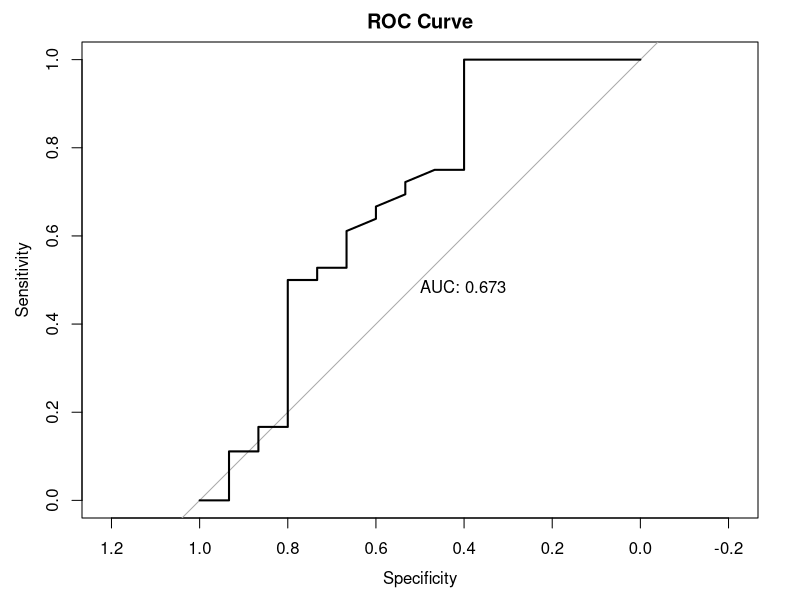
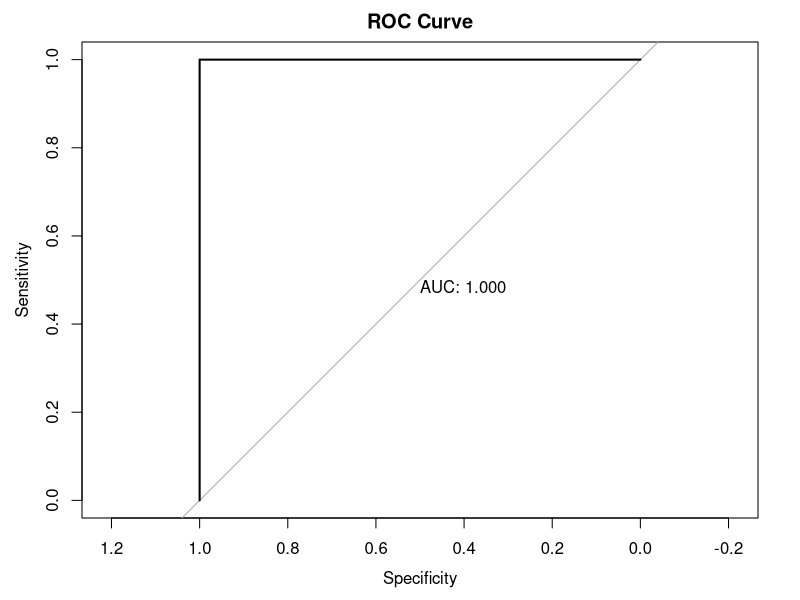
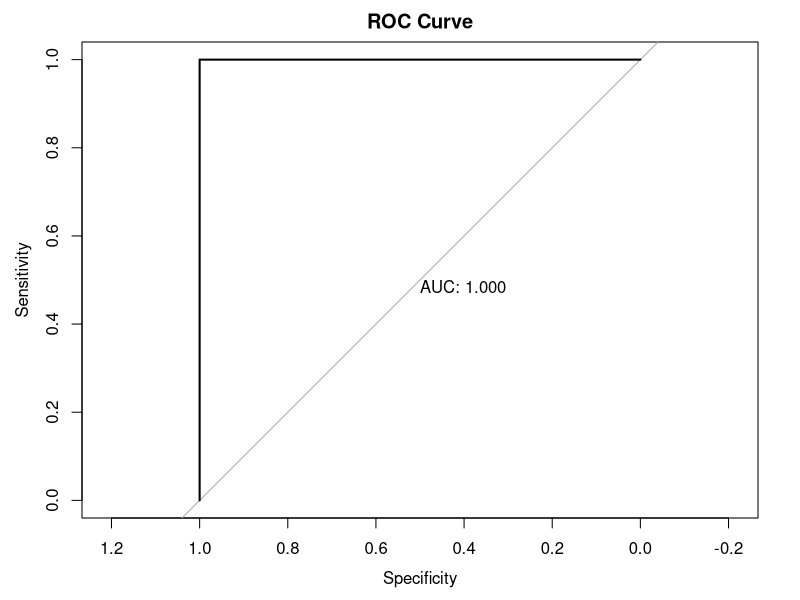
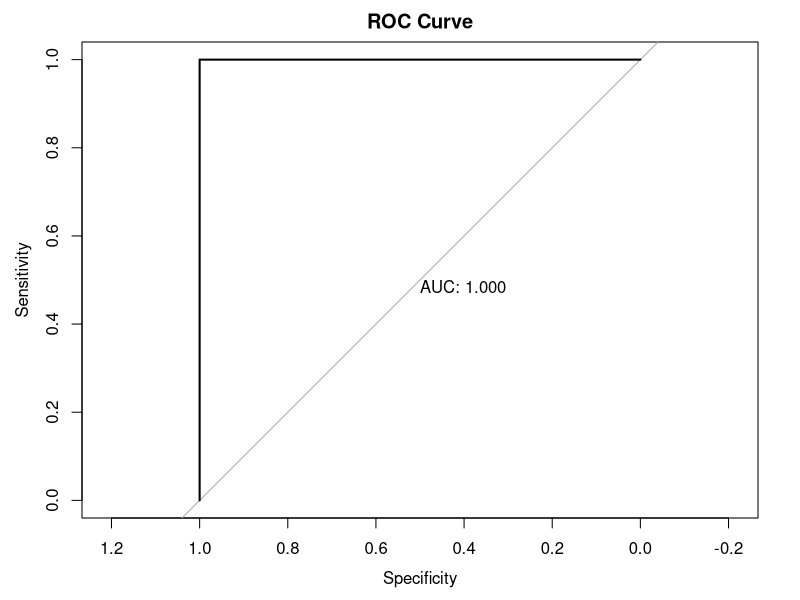
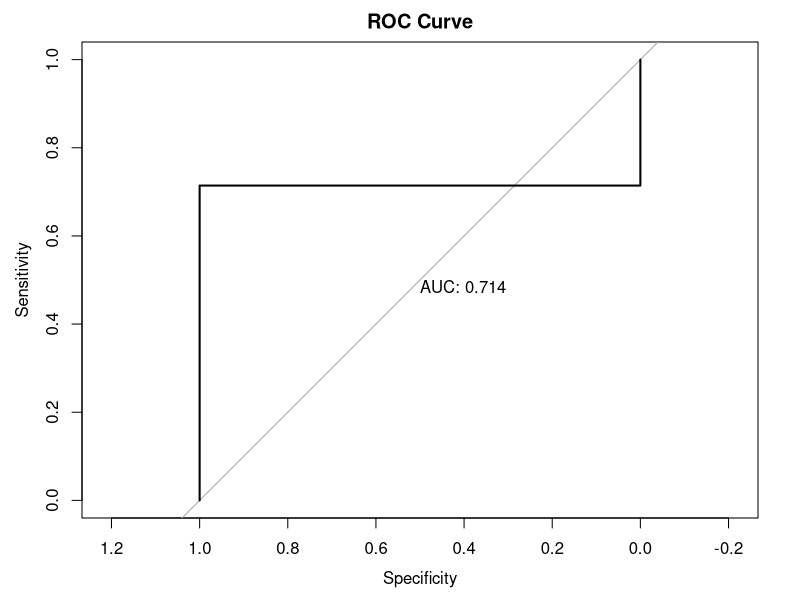
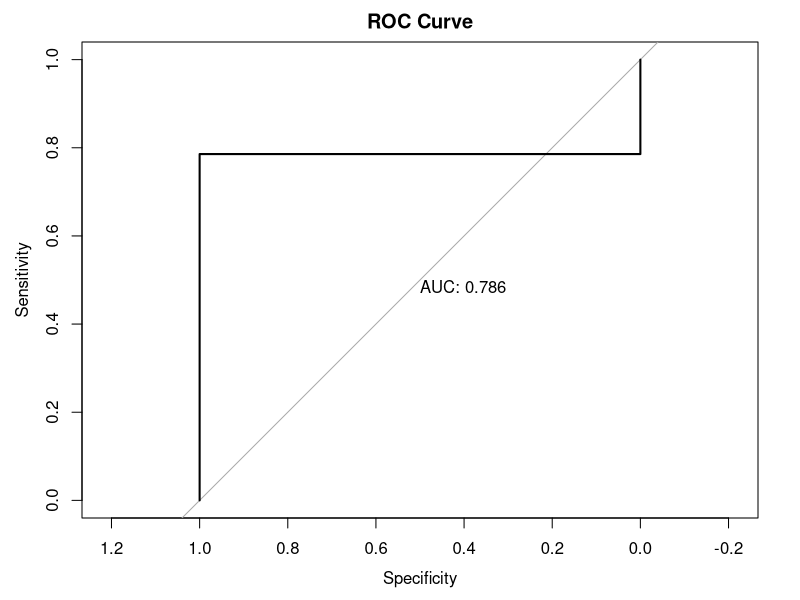
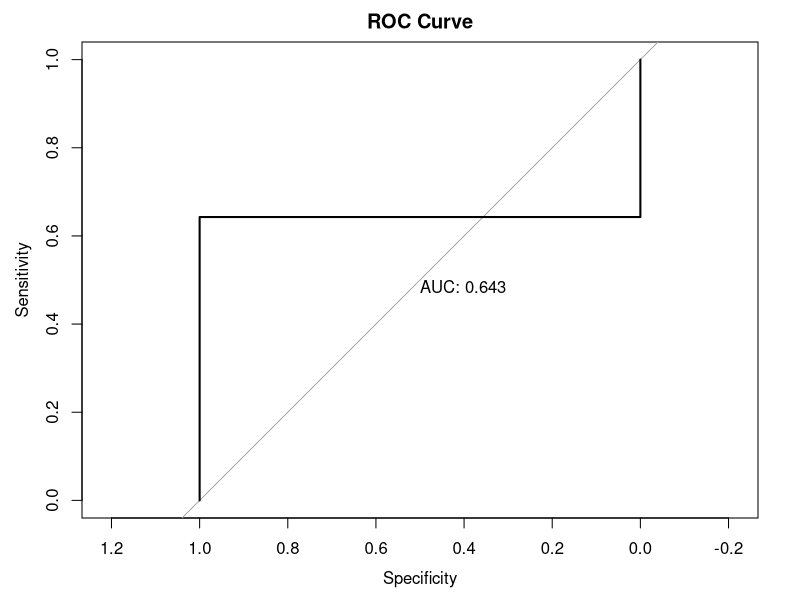

Reproduce these figures in R, in order.
## ---- chunk 1
suppressPackageStartupMessages({
    library(tidyverse)
    library(caret)
    library(pROC)
})
## ---- chunk 2
## Sample scores for the train set (80% of the randomly selected COAD samples)
## Only the top 15 validated RAVs
sampleScore_sub <- read.csv("data/sampleScore_train.csv", row.names = 1) # 261 samples x 15 RAVs

## Training set's metadata: character variables
charTb <- read.csv("data/meta_train_char.csv", row.names = 1) # 261 samples x 182 metadata attributes (char)

## All the metadata for training data with >10% completeness (for color)
meta_train <- read.csv("data/meta_train_all.csv", row.names = 1) # 261 samples x 869 metadata attributes (>10% complete)

## Convert character variables into the `factor` data type
factorTb <- meta_train
factorTb[sapply(factorTb, is.character)] <- lapply(factorTb[sapply(factorTb, is.character)], factor)
## ---- chunk 3
#' Function to preprocess data
#' 
#' @param data A matrix with taxa (row) and samples (column), stored in the 
#' assay slot of the TreeSummarizedExperiment object.
#' @param min Integer(1). The minimum number of samples detecting the feature.
#' Default is 0.
#' 
preprocess_data <- function(data, min = 0) {
  keep_features <- rowSums(data > 0) >= min
  data <- data[keep_features, ]
  return(data)
}

#' Evaluate Random Forest classification model using ROC curve
#' 
#' @import caret
#' @import pROC
#' 
#' @param data A matrix with taxa (row) and samples (column), stored in the 
#' assay slot of the TreeSummarizedExperiment object.
#' @param labels A vector of outcomes. The number of samples and the length of 
#' labels should be same.
#' @param min Integer(1). The minimum number of samples detecting the feature.
#' Default is 0.
#' @param p The percentage of data that goes to training. Between 0 and 1. Default is 0.8.
#' @param aucOnly If `TRUE`, this function returns only the AUC. 
#' 
#' @examples
#' se <- curated_cmd |>
#'     filter(study_name == "HanniganGD_2017") |>
#'     filter(disease %in% c("Healthy", "Colorectal Carcinoma")) |>
#'     select(where(~ !all(is.na(.x)))) |> 
#'     returnSamples("relative_abundance", rownames = "short")
#' 
#' data <- assay(se)
#' labels <- colData(se)$disease %>% factor
#' evaluateRFmodel(data, labels)
#' 
evaluateRFmodel <- function(data, labels, p = 0.8, min = 0, aucOnly = FALSE) {
    
    ## Sanity check
    if (ncol(data) != length(labels)) {
        msg <- "The number of samples and the length of labels are different."
        stop(msg)
    }
    
    ## Preprocess data
    data <- preprocess_data(data, min = min)
  
    ## Split data into training and test sets
    train_index <- createDataPartition(labels, p = p, list = FALSE)
    train_data <- data[,train_index] |> t()
    train_labels <- labels[train_index]
    test_data <- data[,-train_index] |> t()
    test_labels <- labels[-train_index]
  
    ## Binary or Multinomial Logit
    lvs <- levels(train_labels)
    nlvs <- nlevels(train_labels)
    if (nlvs == 2) {
        train_metric <- "Accuracy"
    } else if (nlvs > 2) {
        train_metric <- "MultinomialLogitMetric"
    }
    
    ## Train random forest model with nested cross-validation
    rf_model <- train(
        train_data, train_labels,
        method = "rf", # random forest
        metric = train_metric,
        trControl = trainControl(
            method = "repeatedcv", # repeating cross-validation
            number = 5, # number of re-sampling iterations
            repeats = 5,
            search = "random"),
        tuneLength = 20
    )
  
    ## Evaluate model performance on test set
    predictions <- predict(rf_model, newdata = test_data, type = "prob")
    
    ## Generate ROC curve
    if (nlvs == 2) {
        roc_obj <- roc(response = factor(test_labels, levels = lvs),
                       predictor = predictions[, 2],
                       levels = rev(lvs))
        if (isTRUE(aucOnly)) {
            return(roc_obj$auc)
        } else {
            plot(roc_obj, print.auc = TRUE, main = "ROC Curve") # plot ROC curve
        }
    } else {
        roc_obj <- multiclass.roc(response = factor(test_labels, levels = lvs),
                                  predictor = predictions)
        if (isFALSE(aucOnly)) {
            msg <- "A multiclass AUC is a mean of several auc and cannot be plotted."
            message(msg)
        }
        return(roc_obj$auc)
    }
}
## ---- chunk 4
validated_RAVs <- c("RAV188", "RAV832", "RAV579", "RAV1166", "RAV220")
# target_attr <- "patient.lymphatic_invasion"
# target_RAVs <- c("RAV220", "RAV833", "RAV1575", validated_RAVs) %>% unique
target_attr <- "patient.bcr_canonical_check.bcr_patient_canonical_status"
target_RAVs <- c("RAV1302", "RAV517", validated_RAVs) %>% unique
# target_attr <- "pathologic_stage"
# target_RAVs <- c("RAV832", "RAV61", "RAV834")

labels <- factorTb[[target_attr]]
nonNALabels <- which(!is.na(labels))
data <- sampleScore_sub[,target_RAVs]

train_data <- data[nonNALabels,]
train_labels <- labels[nonNALabels]

set.seed(1234)
evaluateRFmodel(data = t(train_data), labels = train_labels)
## ---- chunk 5
# validated_RAVs <- c("RAV188", "RAV832", "RAV579", "RAV1166", "RAV220")
validated_RAVs <- c("RAV61", "RAV188", "RAV192", "RAV220", "RAV324", "RAV517", "RAV579", "RAV832", "RAV833", "RAV834", "RAV868", "RAV1008", "RAV1166", "RAV1302", "RAV1575")
# target_attr <- "patient.lymphatic_invasion"
# target_RAVs <- c("RAV220", "RAV833", "RAV1575", validated_RAVs) %>% unique
#target_attr <- "patient.bcr_canonical_check.bcr_patient_canonical_status"
target_attr <- "patient.microsatellite_instability"
target_RAVs <- c(validated_RAVs) %>% unique
# target_attr <- "pathologic_stage"
# target_RAVs <- c("RAV832", "RAV61", "RAV834")
  

validated_RAVs <- c("RAV61", "RAV188", "RAV192", "RAV220", "RAV324", "RAV517", "RAV579", "RAV832", "RAV833", "RAV834", "RAV868", "RAV1008", "RAV1166", "RAV1302", "RAV1575")
target_attr <- "patient.microsatellite_instability"

labels <- factorTb[[target_attr]]
nonNALabels <- which(!is.na(labels))
data <- sampleScore_sub[,validated_RAVs]

train_data <- data[nonNALabels,]
train_labels <- labels[nonNALabels]

set.seed(1234)
evaluateRFmodel(data = t(train_data), labels = train_labels)
## ---- chunk 6
validated_RAVs <- c("RAV61", "RAV188", "RAV192", "RAV220", "RAV324", "RAV517", "RAV579", "RAV832", "RAV833", "RAV834", "RAV868", "RAV1008", "RAV1166", "RAV1302", "RAV1575")
target_attr <- "patient.microsatellite_instability"

labels <- factorTb[[target_attr]]
nonNALabels <- which(!is.na(labels))
data <- sampleScore_sub[,validated_RAVs]

train_data <- data[nonNALabels,]
train_labels <- labels[nonNALabels]

set.seed(1234)
evaluateRFmodel(data = t(train_data), labels = train_labels)
## ---- chunk 7
validated_RAVs <- c("RAV61", "RAV188", "RAV192", "RAV220", "RAV324", "RAV517", "RAV579", "RAV832", "RAV833", "RAV834") #Removing RAVs 868, 1008, 1166, 1302, 1575 has no effect
# Removing RAV834 lowered the score by 0.143 (AUC score: 0.857)
target_attr <- "patient.microsatellite_instability"

labels <- factorTb[[target_attr]]
nonNALabels <- which(!is.na(labels))
data <- sampleScore_sub[,validated_RAVs]

train_data <- data[nonNALabels,]
train_labels <- labels[nonNALabels]

set.seed(1234)
evaluateRFmodel(data = t(train_data), labels = train_labels)
## ---- chunk 8
validated_RAVs <- c("RAV192", "RAV1575") # Add on RAV832 AUC: 0.786, RAV833: 0.857, RAV834: 1.00

target_attr <- "patient.microsatellite_instability"

labels <- factorTb[[target_attr]]
nonNALabels <- which(!is.na(labels))
data <- sampleScore_sub[,validated_RAVs]

train_data <- data[nonNALabels,]
train_labels <- labels[nonNALabels]

set.seed(1234)
evaluateRFmodel(data = t(train_data), labels = train_labels)
## ---- chunk 9
validated_RAVs <- c("RAV61", "RAV188", "RAV192", "RAV220", "RAV324", "RAV517", "RAV579", "RAV832", "RAV833", "RAV868", "RAV1008", "RAV1166", "RAV1302", "RAV1575") #Removing only 834 lowers the score by 0.214 (AUC: 0.786)
target_attr <- "patient.microsatellite_instability"

labels <- factorTb[[target_attr]]
nonNALabels <- which(!is.na(labels))
data <- sampleScore_sub[,validated_RAVs]

train_data <- data[nonNALabels,]
train_labels <- labels[nonNALabels]

set.seed(1234)
evaluateRFmodel(data = t(train_data), labels = train_labels)
## ---- chunk 10
validated_RAVs <- c("RAV61", "RAV188", "RAV192", "RAV220", "RAV324", "RAV517", "RAV579", "RAV868", "RAV1008", "RAV1166", "RAV1302", "RAV1575") #Removing 832, 833, and 834 lowers the score by 0.357 (AUC: 0.643)
target_attr <- "patient.microsatellite_instability"

labels <- factorTb[[target_attr]]
nonNALabels <- which(!is.na(labels))
data <- sampleScore_sub[,validated_RAVs]

train_data <- data[nonNALabels,]
train_labels <- labels[nonNALabels]

set.seed(1234)
evaluateRFmodel(data = t(train_data), labels = train_labels)
